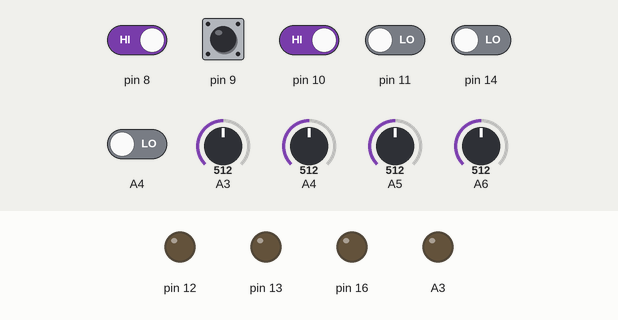
Bench run of a sketch on a simulated Arduino Nano, built with avr-gcc and run on an emulated ATmega328P. Shown: output pins drawn as LEDs (lit = HIGH). Dashed ring = blinking. The test bench sets the inputs (shaded band); at power-on: pin 8–10 HIGH, A4, pin 11, pin 14 LOW, A3 = 512, A4 = 512, A5 = 512, A6 = 512. What the sketch prints to the serial monitor is not drawn.

Above: at 2.2 s.
2.3 s: pin 9 pulled LOW for 0.15 s
At 3.85 s:
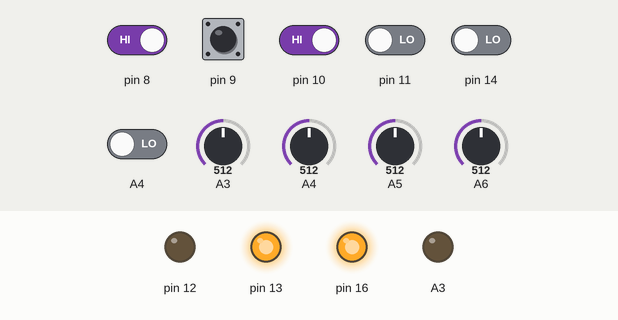
5.4 s: pin 11 driven HIGH
At 5.41 s:
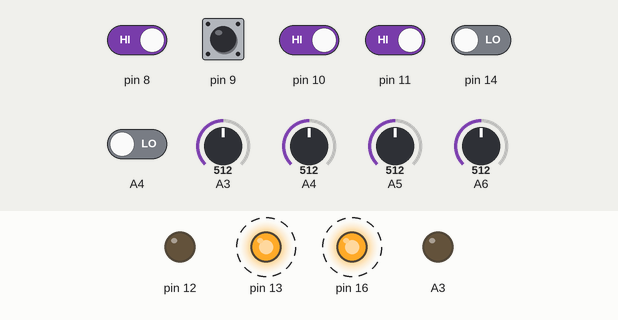
8.4 s: pin 8 driven LOW and pin 9 driven LOW and pin 10 driven LOW and pin 11 driven LOW and pin 14 driven HIGH
At 10.0 s:
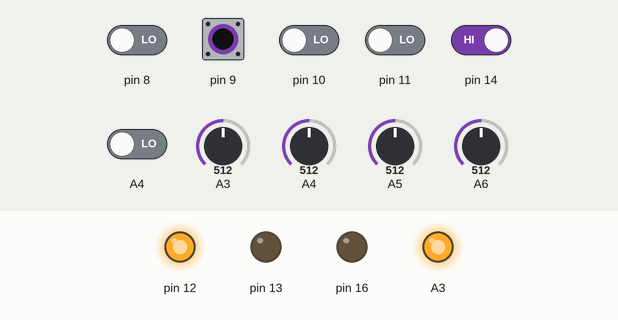
11.4 s: pin 14 driven LOW
13.3 s: pin 11 driven HIGH
At 13.31 s:
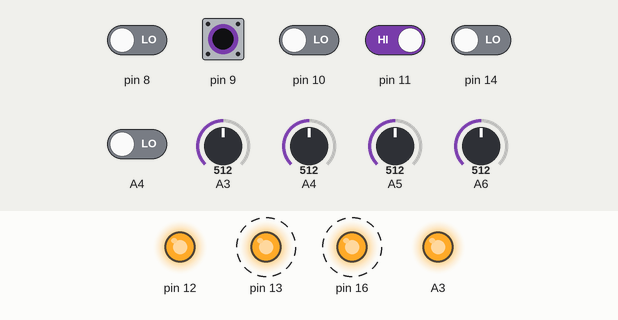
Timing chart, 0 to 16.3 s (numbered marks = the images above; inputs shaded):
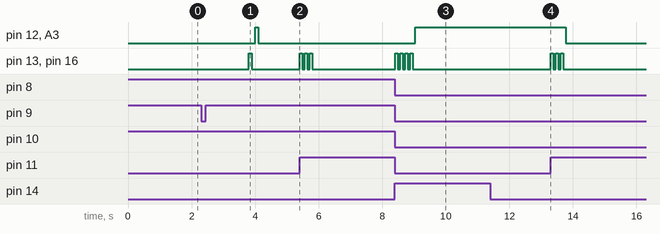

Measured:
- after the input at 2.3 s, pin 12, A3: LOW → HIGH after 1.7 s, → LOW 0.10 s later; pin 13, pin 16: LOW → HIGH after 1.5 s, → LOW 0.10 s later
- after the input at 5.4 s, pin 13, pin 16: alternates HIGH for 0.08 s and LOW for 0.08 s, 6 changes in all, then stays LOW, starting at once
- after the input at 8.4 s, pin 12, A3: LOW → HIGH after 0.64 s; pin 13, pin 16: alternates HIGH for 0.08 s and LOW for 0.08 s, 8 changes in all, then stays LOW, starting at once
- after the input at 11.4 s, every drawn part: stays the same
- after the input at 13.3 s, pin 12, A3: HIGH → LOW after 0.48 s; pin 13, pin 16: alternates HIGH for 0.08 s and LOW for 0.08 s, 6 changes in all, then stays LOW, starting at once

The sketch:

Ex10_RC_Control.ino
```cpp
/*****************************************************************
  ■ 드론 아날로그 센서 2개로 리모트 콘트롤처럼 조종하는 예제
*******************************************************************/

#include <SmartDroneControl.h>  // 스마트 드론을 사용하기 위한 헤더파일

int PreviousEventPitch = 0; // Pitch의 이전 트림 버튼 상태값을 저장하기 위한 변수
int PreviousEventYaw = 0;   // Yaw의 이전 트림 버튼 상태값을 저장하기 위한 변수
int PreviousEventRoll = 0;  // Roll의 이전 트림 버튼 상태값을 저장하기 위한 변수

void setup()
{
  Serial.begin(9600);                 // 시리얼 통신(무선통신) 개시
  SmartDroneControl.begin();         // 드론 플러그의 기능 개시
  delay(1000);
}

/***********************************************************/

void loop()
{
  byte dipBt1 = digitalRead(8);    // 딥스위치 1번 상태 체크
  byte dipBt2 = digitalRead(9);    // 딥스위치 2번 상태 체크
  byte dipBt3 = digitalRead(10);    // 딥스위치 3번 상태 체크

  byte bt1 = digitalRead(11);       // ■ □ □ □ □ □ □   밑면 적외선 센서
  byte bt4 = digitalRead(14);       // □ □ □ ■ □ □ □   밑면 적외선 센서
  byte bt8 = digitalRead(18);       // □ □ □ □ □ □ ■   밑면 적외선 센서

  int analogValue3 = analogRead(A3);  //yaw         좌  우
  int analogValue4 = analogRead(A4);  //throttle    위 아래
  int analogValue5 = analogRead(A5);  //roll        회전
  int analogValue6 = analogRead(A6);  //pitch       상  하

  //*************************** PAIRING *****************************//
  // |_-_| Dip Switch2 UP 딥스위치의 2번만 올리면 페어링
  if (dipBt1 == HIGH && dipBt2 == LOW && dipBt3 == HIGH)  //PAIRING
  {
    STATE = READY;
    SmartDroneControl.Pairing();       // 페어링 명령
    delay(1500);

    // LED 퍼포먼스

    digitalWrite(13, HIGH);
    digitalWrite(16, HIGH);
    delay(100);
    digitalWrite(13, LOW);
    digitalWrite(16, LOW);
    delay(100);
    digitalWrite(12, HIGH);
    digitalWrite(17, HIGH);
    delay(100);
    digitalWrite(12, LOW);
    digitalWrite(17, LOW);
    delay(100);
  }


  //**************************** STOP ******************************//
  //   ■     □    □    □    □    □    □   밑면 첫 번째 센서 감지시 STOP
  //   bt1   bt2   bt3   bt4    bt6  bt7   bt8
  //   11    12   13   14 15   16  17    18
  else if (bt1 && !bt4 && !bt8) //Stop
  {
    SmartDroneControl.Blink(80, 3);  // LED 상태 표시
    SmartDroneControl.LED(OFF);
    SmartDroneControl.Stop();    // Stop 명령
    SmartDroneControl.ButtonPreesHoldWait(11);  //button up
    STATE = READY;
  }

  //*************************** RESETYAW ***************************//
  //□ □ □ ■ ■ □ □ □    밑면 가 운 데 센서 감지시  방향 설정
  else if (bt4 && !bt1)  // RESETYAW (direction set) & flyingReady  무조건 시작시 감지시켜야함.
  {
    SmartDroneControl.Blink(80, 4);   // LED 상태 표시
    SmartDroneControl.LED(ON);
    SmartDroneControl.ResetYaw();    //
    SmartDroneControl.ButtonPreesHoldWait(14);  //button up
    STATE = FLY;
  }

  //*************************** Trim Reset ***********************//
  //■ □ □ □ □ □ □ ■
  else if (bt8 && bt1 && !bt4)  //Trim Reset
  {
    SmartDroneControl.Blink(50, 3);   // LED 상태 표시
    SmartDroneControl.LED(ON);
    digitalWrite(17, HIGH);
    SmartDroneControl.TrimReset();
    SmartDroneControl.ButtonPreesHoldWait(11, 18); //button up
  }

  //*************************** TrimMode Set ***********************//
  //□ □ □ □ □ □ □ ■
  if (bt8)  //TrimMode Set    // 밑면 센서 가장 끝 8번센서 손대고 있으면 TrimMode 진입
  {
    if (STATE == FLY) STATE = TRIM;
  }
  else if (!bt8)  //TrimMode Set
  {
    if (STATE == TRIM) STATE = FLY;
  }

  //*************************** FLY CONTROL ***********************//
  if (STATE == FLY)   // 현재 공중에 날고 있는 상태 체크
  {
    YAW = -1 * SmartDroneControl.AnalogScaleChange(analogValue3); // 회전
    THROTTLE  = SmartDroneControl.AnalogScaleChange(analogValue4); // 상하
    ROLL = -1 * SmartDroneControl.AnalogScaleChange(analogValue5); // 좌우
    PITCH = SmartDroneControl.AnalogScaleChange(analogValue6); // 전후
    SmartDroneControl.IntervalSend(SEND_INTERVAL); // 통신이 안정하게 가도록 인터벌 시간두고 보냄
  }

  //*************************** TRIM CONTROL ***********************//
  else if (STATE == TRIM)
  {
    //       +        +
    //      3, 4       5,6
    YAW = -1 * SmartDroneControl.AnalogScaleChange(analogValue3);
    ROLL = -1 * SmartDroneControl.AnalogScaleChange(analogValue5);
    PITCH = SmartDroneControl.AnalogScaleChange(analogValue6);

    if (PITCH == 0) PreviousEventPitch = 0;
    if (ROLL == 0) PreviousEventRoll = 0;
    if (YAW == 0) PreviousEventYaw = 0;

    if (PITCH > 90) // 전진
    {
      if (TRIM_PITCH_INCREASE != PreviousEventPitch)
      {
        PreviousEventPitch = TRIM_PITCH_INCREASE;
        THROTTLE = 0;            PITCH = 0;            ROLL = 0;            YAW = 0;
        SmartDroneControl.TrimPitch(UP);
      }
    }
    else if (PITCH < -90)  // 후진
    {
      if (TRIM_PITCH_DECREASE != PreviousEventPitch)
      {
        PreviousEventPitch = TRIM_PITCH_DECREASE;
        THROTTLE = 0;            PITCH = 0;            ROLL = 0;            YAW = 0;
        SmartDroneControl.TrimPitch(DOWN);
      }
    }
    else if (ROLL > 90) // 우이동
    {
      if (TRIM_ROLL_DECREASE != PreviousEventRoll)
      {
        PreviousEventRoll = TRIM_ROLL_DECREASE;
        THROTTLE = 0;            PITCH = 0;            ROLL = 0;            YAW = 0;
        SmartDroneControl.TrimRoll(DOWN);
      }
    }
    else if (ROLL < -90)  // 좌이동
    {
      if (TRIM_ROLL_INCREASE != PreviousEventRoll)
      {
        PreviousEventRoll = TRIM_ROLL_INCREASE;
        THROTTLE = 0;            PITCH = 0;            ROLL = 0;            YAW = 0;
        SmartDroneControl.TrimRoll(UP);
      }
    }
    else if (YAW > 90)  // 우회전
    {
      if (TRIM_YAW_INCREASE != PreviousEventYaw)
      {
        PreviousEventYaw = TRIM_YAW_INCREASE;
        THROTTLE = 0;            PITCH = 0;            ROLL = 0;            YAW = 0;
        SmartDroneControl.TrimYaw(UP);
      }
    }
    else if (YAW < -90) //좌회전
    {
      if (TRIM_YAW_DECREASE != PreviousEventYaw)
      {
        PreviousEventYaw = TRIM_YAW_DECREASE;
        THROTTLE = 0;            PITCH = 0;            ROLL = 0;            YAW = 0;
        SmartDroneControl.TrimYaw(DOWN);
      }
    }
  }
}
```
